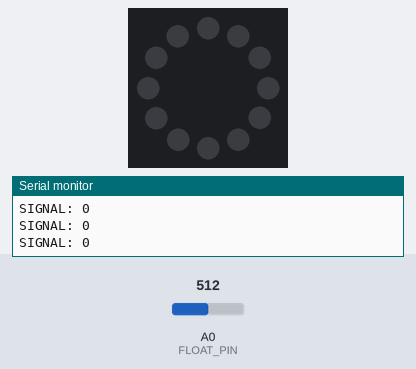
Bench run of a sketch on a simulated Arduino Uno, built with avr-gcc and run on an emulated ATmega328P. On the bench: 12 RGB LEDs in a ring, first at the top, clockwise, the last lines printed to the serial monitor. Inputs (shaded band) come from the test bench; at power-on: A0 (FLOAT_PIN) = 512. Dim RGB values are drawn brighter than linear.

Above: at 1.8 s.
1.9 s: A0 (FLOAT_PIN) set to 536
3.4 s: A0 (FLOAT_PIN) set to 563
At 4.7 s:
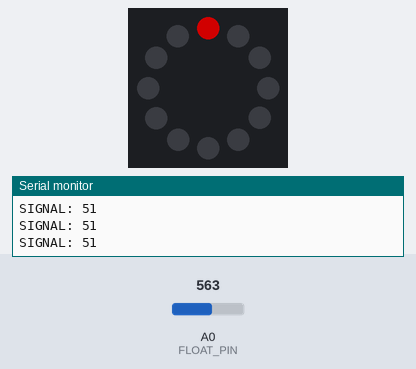
5.0 s: A0 (FLOAT_PIN) set to 511
At 5.7 s:
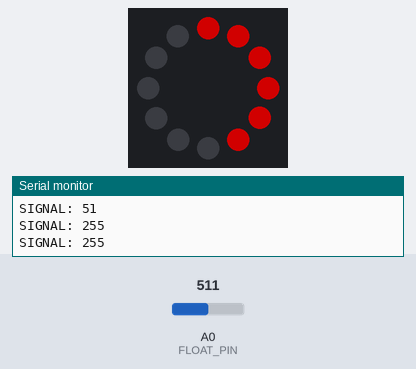
6.5 s: A0 (FLOAT_PIN) set to 44
At 7.7 s:
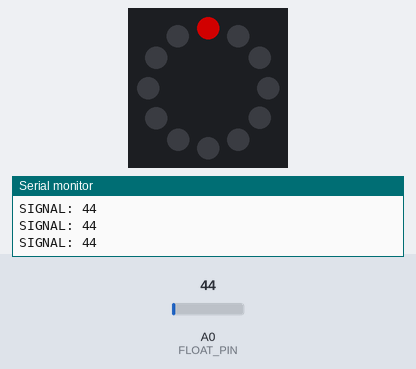
8.1 s: A0 (FLOAT_PIN) set to 39
At 8.6 s:
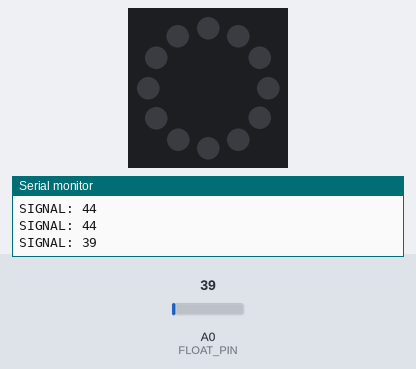
9.6 s: A0 (FLOAT_PIN) set to 306
At 10.6 s:
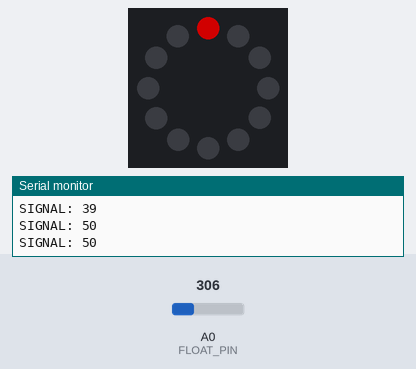
Timing chart, 0 to 12.1 s (numbered marks = the images above; inputs shaded):
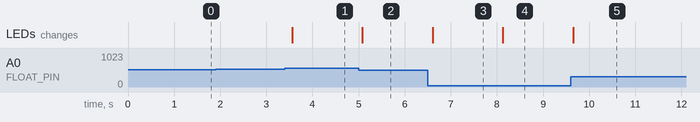

The sketch:

floatingPIN_V05.ino
```cpp
#include <Adafruit_NeoPixel.h>

#define FLOAT_PIN 0
#define LED_PIN 4
#define NUM_LEDS 12

Adafruit_NeoPixel ledRing(NUM_LEDS, LED_PIN, NEO_GRB + NEO_KHZ800);

uint8_t lastRead = 0;
uint8_t activeLED = 0;

uint32_t color() {
  uint8_t hue = 0.5;
  uint8_t saturation = 255;
  uint8_t brightness = 120;
  return ledRing.ColorHSV(hue, saturation, brightness);
}

uint32_t lightUpLEDs(uint32_t currentRead) {
  uint32_t section = map(currentRead, 0, 500, 0, 12);
  for (int i = 0; i < 12; i++) {
    if (i < section) {
      ledRing.setPixelColor(i, color());
      ledRing.show();
    } else {
      ledRing.setPixelColor(i, 0);
      ledRing.show();
    }
  }
}

void setup() {
  Serial.begin(9600);
  ledRing.begin();
  ledRing.show();

  pinMode(FLOAT_PIN, INPUT);
}

void loop() {
  delay(500);
  uint8_t currentRead = analogRead(FLOAT_PIN);

  Serial.print("SIGNAL: ");
  Serial.println(currentRead);

  lightUpLEDs(currentRead);

}
```

Measured:
- the behaviour switches between 553 and 554 on A0 (FLOAT_PIN) (found by bisection; images 0 and 1)
- the behaviour switches between 42 and 41 on A0 (FLOAT_PIN) (found by bisection; images 3 and 4)
- after the input at 3.4 s, the LEDs: change after 0.16 s (image 1)
- after the input at 5.0 s, the LEDs: change after 0.08 s (image 2)
- after the input at 6.5 s, the LEDs: change after 0.11 s (image 3)
- after the input at 8.1 s, the LEDs: change at once (image 4)
- after the input at 9.6 s, the LEDs: change after 0.05 s (image 5)
